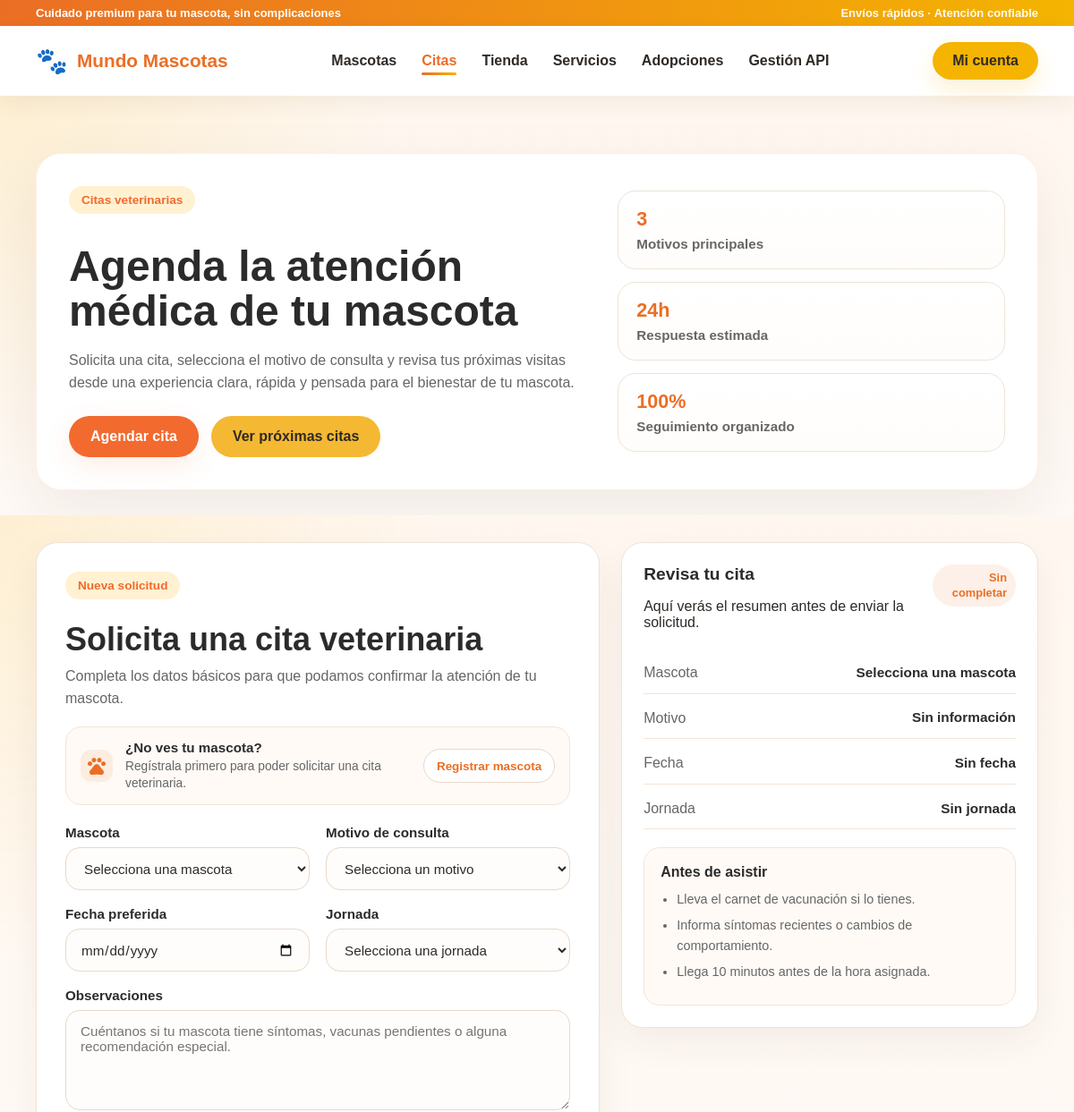
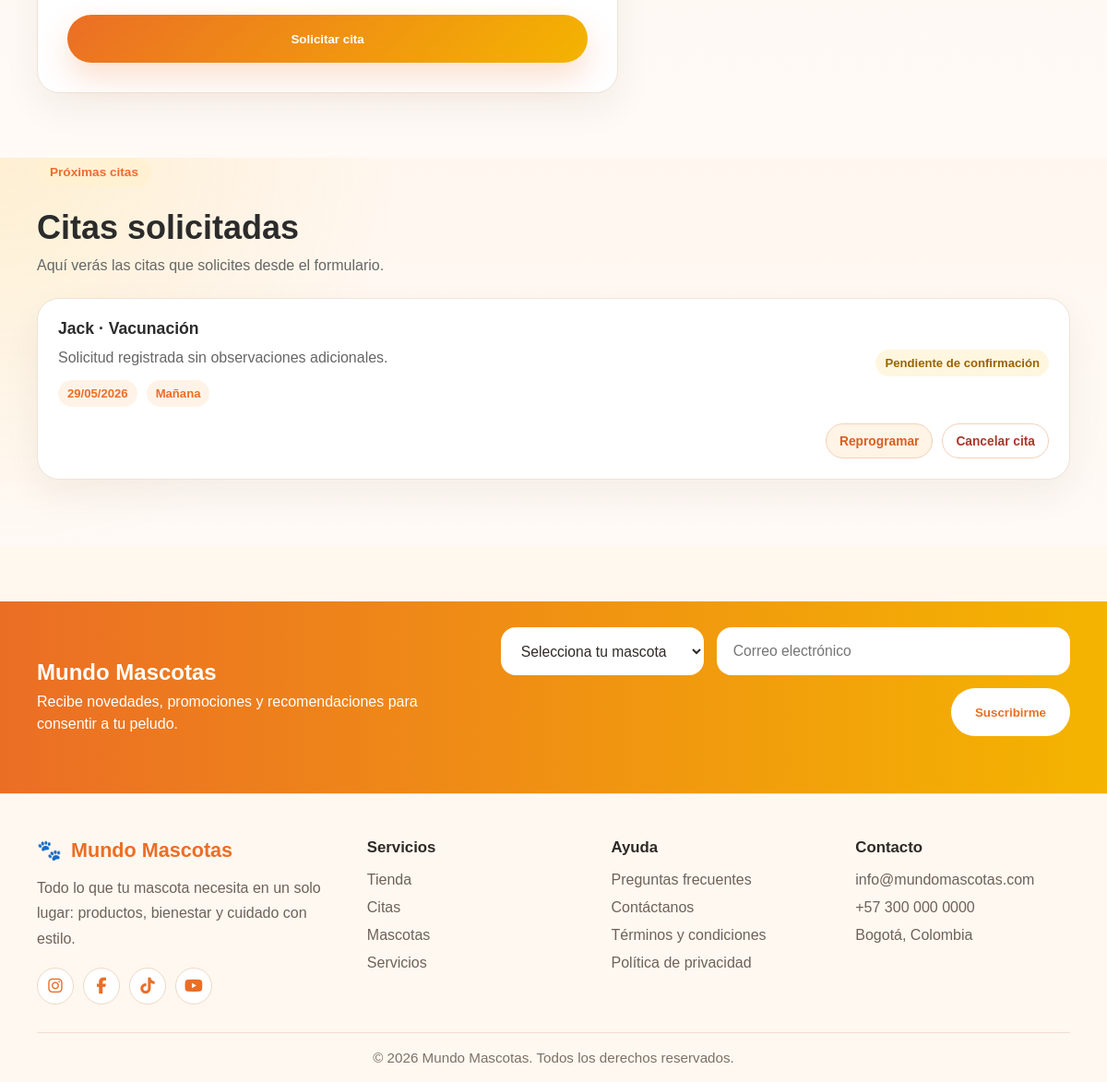
Page /citas/ (signed in) on the committed database (2 pictures, top to bottom).
### app/models.py (models this page shows, shortened)
class Appointment(models.Model):
    TIME_CHOICES = [
        ("Mañana", "Mañana"),
        ("Tarde", "Tarde"),
        ("Noche", "Noche"),
    ]
    STATUS_CHOICES = [
        ("pendiente", "Pendiente de confirmación"),
        ("confirmada", "Confirmada"),
        ("cancelada", "Cancelada"),
    ]
    user = models.ForeignKey(User, on_delete=models.CASCADE, related_name="appointments")
    pet = models.ForeignKey(Pet, on_delete=models.CASCADE, related_name="appointments")
    reason = models.CharField(max_length=120)
    preferred_date = models.DateField()
    preferred_time = models.CharField(max_length=20, choices=TIME_CHOICES)
    notes = models.TextField(blank=True)
    status = models.CharField(max_length=20, choices=STATUS_CHOICES, default="pendiente")
    admin_notes = models.TextField(blank=True)
    created_at = models.DateTimeField(auto_now_add=True)
    class Meta:
        ordering = ["-created_at"]

class Pet(models.Model):
    PET_TYPES = [
        ("Perro", "Perro"),
        ("Gato", "Gato"),
        ("Otro", "Otro"),
    ]
    PET_STATUS = [
        ("Salud estable", "Salud estable"),
        ("Seguimiento preventivo", "Seguimiento preventivo"),
        ("Requiere atención", "Requiere atención"),
    ]
    owner = models.ForeignKey(User, on_delete=models.CASCADE, related_name="pets")
    name = models.CharField(max_length=80)
    pet_type = models.CharField(max_length=20, choices=PET_TYPES)
    breed = models.CharField(max_length=80)
    birth_date = models.DateField()
    vaccines = models.CharField(max_length=160)
    status = models.CharField(max_length=60, choices=PET_STATUS)
    notes = models.TextField(blank=True)
    created_at = models.DateTimeField(auto_now_add=True)

### app/views.py (the view)
# urls.py: path('citas/', views.citas, name='citas'),
@login_required(login_url="/login/")
def citas(request):
    pets = Pet.objects.filter(owner=request.user).order_by("name")
    appointments = Appointment.objects.filter(user=request.user).select_related("pet")
    return render(request, "app/citas.html", {
        "pets": pets,
        "appointments": appointments,
    })

### app/templates/app/citas.html (shortened to what this page needs)
{% extends 'app/base.html' %} {% load static %}  {% block extra_css %}
<link rel="stylesheet" href="{% static 'app/css/citas.css' %}?v=20260528-2" />
{% endblock %} {% block content %}
<main>
  <section class="appointments-hero">
    <div class="container">
      <div class="appointments-hero-box">
        <div class="appointments-hero-text">
          <span class="section-tag">Citas veterinarias</span>
          <h1>Agenda la atención médica de tu mascota</h1>
          <p>
            Solicita una cita, selecciona el motivo de consulta y revisa tus
            próximas visitas desde una experiencia clara, rápida y pensada para
            el bienestar de tu mascota.
          </p>
          <div class="appointments-hero-actions">
            <a href="#appointmentScheduler" class="btn btn-primary"
              >Agendar cita</a
            >
            <a href="#upcomingAppointments" class="btn btn-secondary"
              >Ver próximas citas</a
            >
          </div>
        </div>
        <div class="appointments-hero-stats">
          <article class="appointments-mini-card">
            <strong>3</strong>
            <span>Motivos principales</span>
          </article>
          <article class="appointments-mini-card">
            <strong>24h</strong>
            <span>Respuesta estimada</span>
          </article>
          <article class="appointments-mini-card">
            <strong>100%</strong>
            <span>Seguimiento organizado</span>
          </article>
        </div>
      </div>
    </div>
  </section>
  <section class="appointments-main" id="appointmentScheduler">
    <div class="container appointments-main-grid">
      <article class="appointment-form-card">
        <div class="appointment-section-title">
          <span class="section-tag">Nueva solicitud</span>
          <h2>Solicita una cita veterinaria</h2>
          <p>
            Completa los datos básicos para que podamos confirmar la atención de
            tu mascota.
          </p>
          <div class="appointment-pet-helper">
            <span class="material-symbols-outlined">pets</span>
            <div>
              <strong>¿No ves tu mascota?</strong>
              <p>
                Regístrala primero para poder solicitar una cita veterinaria.
              </p>
            </div>
            <a href="{% url 'mascotas' %}">Registrar mascota</a>
          </div>
        </div>
        <form id="appointmentForm" class="appointment-form" data-create-url="{% url 'crear_cita' %}">
          <div class="appointment-field">
            <label for="appointmentPetSelect">Mascota</label>
            <select id="appointmentPetSelect" name="pet" required>
              <option value="">Selecciona una mascota</option>
            </select>
          </div>
          <div class="appointment-field">
            <label for="appointmentReasonSelect">Motivo de consulta</label>
            <select id="appointmentReasonSelect" name="reason" required>
              <option value="">Selecciona un motivo</option>
            </select>
          </div>
          <div class="appointment-field">
            <label for="appointmentDateInput">Fecha preferida</label>
            <input type="date" id="appointmentDateInput" name="date" min="{% now 'Y-m-d' %}" required />
          </div>
          <div class="appointment-field">
            <label for="appointmentTimeSelect">Jornada</label>
            <select id="appointmentTimeSelect" name="time" required>
              <option value="">Selecciona una jornada</option>
            </select>
          </div>
          <div class="appointment-field full-width">
            <label for="appointmentNotesInput">Observaciones</label>
            <textarea
              id="appointmentNotesInput"
              name="notes"
              rows="4"
              placeholder="Cuéntanos si tu mascota tiene síntomas, vacunas pendientes o alguna recomendación especial."
            ></textarea>
          </div>
          <button type="submit" class="appointment-submit-btn full-width">
            Solicitar cita
          </button>
        </form>
      </article>
      <aside class="appointments-sidebar" id="appointmentPanel">
        <div class="appointment-summary-card">
          <div class="appointment-summary-head">
            <div>
              <h3>Revisa tu cita</h3>
              <p>Aquí verás el resumen antes de enviar la solicitud.</p>
            </div>
            <span id="appointmentStatusLabel">Sin completar</span>
          </div>
          <div class="appointment-summary-body">
            <div class="appointment-line">
              <span>Mascota</span>
              <strong id="summaryPet">No seleccionada</strong>
            </div>
            <div class="appointment-line">
              <span>Motivo</span>
              <strong id="summaryReason">Sin información</strong>
            </div>
            <div class="appointment-line">
              <span>Fecha</span>
              <strong id="summaryDate">Sin fecha</strong>
            </div>
            <div class="appointment-line">
              <span>Jornada</span>
              <strong id="summaryTime">Sin jornada</strong>
            </div>
          </div>
          <div class="appointment-help-card">
            <h4>Antes de asistir</h4>
            <ul>
              <li>Lleva el carnet de vacunación si lo tienes.</li>
              <li>Informa síntomas recientes o cambios de comportamiento.</li>
              <li>Llega 10 minutos antes de la hora asignada.</li>
            </ul>
          </div>
        </div>
      </aside>
    </div>
  </section>
  <section class="appointments-list-section" id="upcomingAppointments">
    <div class="container">
      <div class="appointment-section-title">
        <span class="section-tag">Próximas citas</span>
        <h2>Citas solicitadas</h2>
        <p>Aquí verás las citas que solicites desde el formulario.</p>
      </div>
      <div class="appointments-list" id="appointmentsList">
        {% if appointments %}
          {% for appointment in appointments %}
            <article class="appointment-request-card">
              <div>
                <h3>{{ appointment.pet.name }} · {{ appointment.reason }}</h3>
                <p>{{ appointment.notes|default:"Solicitud registrada sin observaciones adicionales." }}</p>
                <div class="appointment-request-meta">
                  <span>{{ appointment.preferred_date|date:"d/m/Y" }}</span>
                  <span>{{ appointment.preferred_time }}</span>
                </div>
              </div>
              <span class="appointment-request-status appointment-status-{{ appointment.status }}">{{ appointment.get_status_display }}</span>
              <div class="appointment-card-actions">
                <a href="#appointmentScheduler">Reprogramar</a>
                {% if appointment.status != "cancelada" %}
                  <form method="POST" action="{% url 'cancelar_cita' appointment.id %}">
                    <button type="submit">Cancelar cita</button>
                  </form>
                {% endif %}
              </div>
            </article>
          {% endfor %}
        {% else %}
          <article class="appointment-empty-state" id="appointmentsEmptyState">
            <span class="material-symbols-outlined">event_available</span>
            <h3>Aún no tienes citas solicitadas</h3>
            <p>Agenda una cita para verla reflejada en este espacio.</p>
          </article>
        {% endif %}
      </div>
    </div>
  </section>
</main>
{% endblock %}

### app/static/app/css/variables.css (style rules this page uses)
:root { --color-primary: #f5b833; --color-primary-soft: #ffd56b; --color-secondary: #f26a2e; --color-secondary-dark: #d9541f; --color-bg: #fff8ef; --color-surface: #ffffff; --color-text: #2e2a25; --color-text-soft: #6e6257; --color-white: #ffffff; --color-border: #f1d4b8; --shadow-soft: 0 10px 30px rgba(242, 106, 46, 0.12); --shadow-card: 0 16px 35px rgba(242, 106, 46, 0.16); --radius-sm: 12px; --radius-md: 18px; --radius-lg: 28px; --container-width: 1200px; }

### app/static/app/css/components.css (style rules this page uses)
* { box-sizing: border-box; }
body { margin: 0; font-family: 'Montserrat', sans-serif; background: var(--color-bg); color: var(--color-text); }
a { text-decoration: none; }
.container { width: min(92%, var(--container-width)); margin: 0 auto; }
.btn { display: inline-flex; align-items: center; justify-content: center; padding: 14px 24px; border-radius: 999px; font-weight: 700; transition: 0.25s ease; }
.btn-primary { background: var(--color-secondary); color: var(--color-white); box-shadow: var(--shadow-soft); }
.btn-secondary { background: var(--color-primary); color: var(--color-text); }
.section-tag { display: inline-block; padding: 8px 14px; border-radius: 999px; background: #fff1d1; color: var(--color-secondary); font-weight: 700; font-size: 0.85rem; margin-bottom: 14px; }

### app/static/app/css/responsive.css (style rules this page uses)
@media (max-width: 1200px) { .container { width: min(100% - 40px, 1120px); } }

### rows in the picture
Appointment: pet.name "Jack", reason "Vacunación", notes "Solicitud registrada sin observaciones adicionales.", preferred_date "29/05/2026", preferred_time "Mañana", status "Pendiente de confirmación", shows "Cancelar cita"
